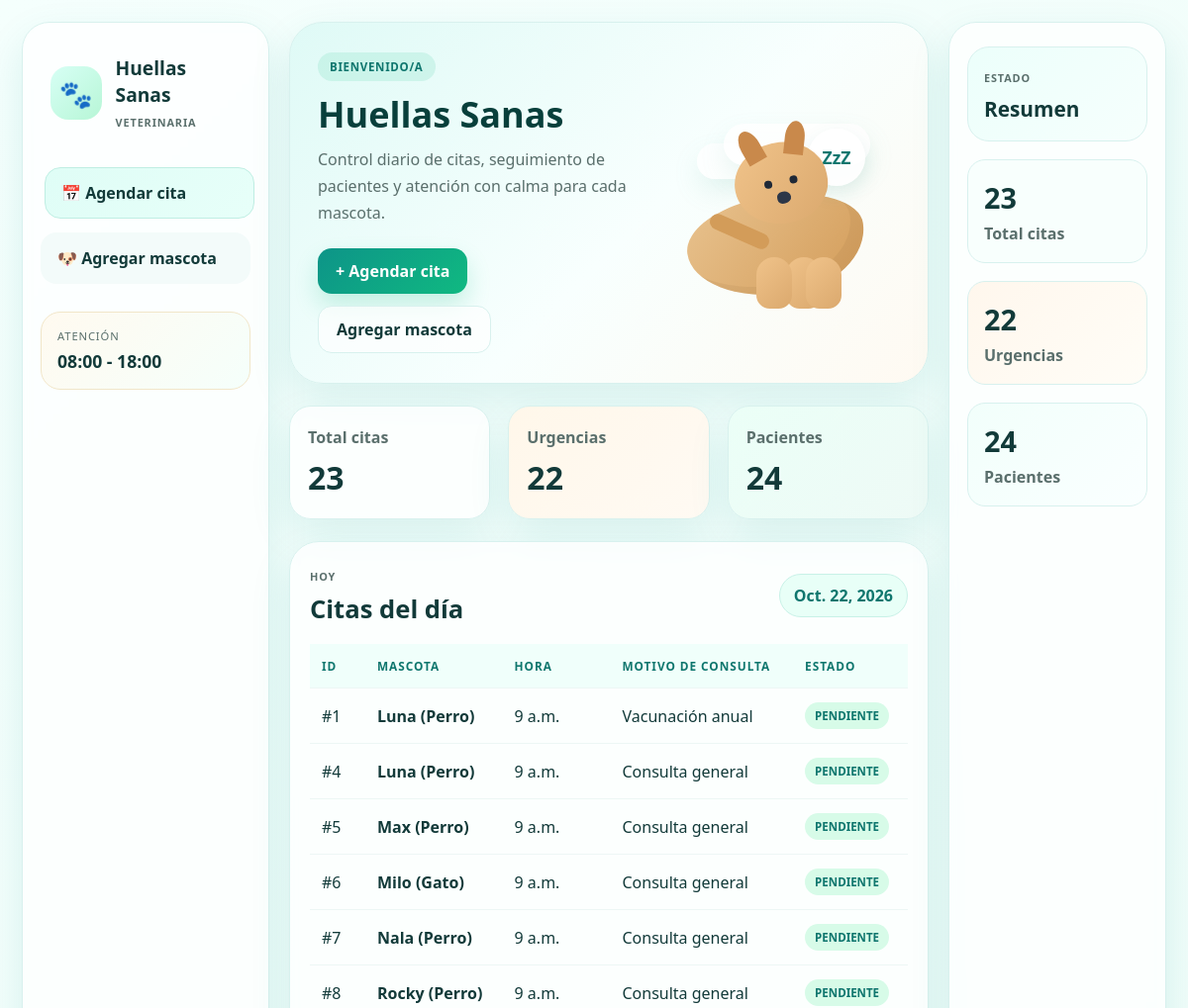
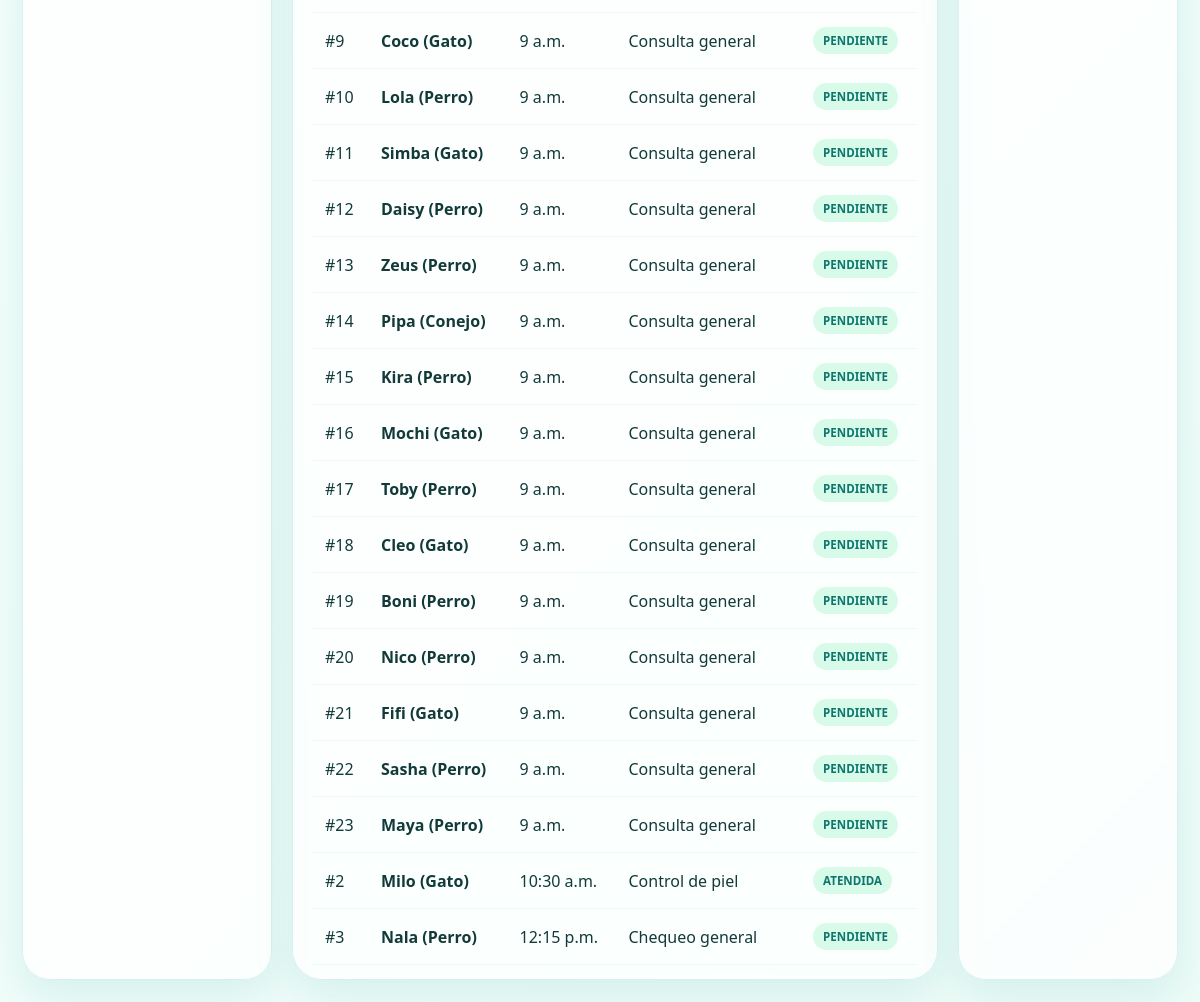
The page / on the database its author committed (2 pictures, top to bottom).
### veterinaria/models.py (models this page shows, shortened)
class Cita(models.Model):
    ESTADO_CHOICE = [
        ('PENDIENTE', 'Pendiente'),
        ('ATENDIDA', 'Atendida'),
        ('CANCELADA', 'Cancelada'),
    ]
    mascota = models.ForeignKey(Mascota, on_delete=models.CASCADE)
    fecha = models.DateField()
    hora = models.TimeField()
    motivo_consulta = models.TextField()
    descripcion_mascota = models.TextField(blank=True, default='')
    detalle_caso = models.TextField(blank=True, default='')
    estado = models.CharField(
        max_length=10,
        choices=ESTADO_CHOICE,
        default='PENDIENTE'
    )

class Mascota(models.Model):
    nombre = models.CharField(max_length=255)
    especie = models.CharField(max_length=255)
    raza = models.CharField(max_length=255)
    edad = models.PositiveIntegerField(default=0)
    sexo = models.CharField(
        max_length=20,
        choices=[('MACHO', 'Macho'), ('HEMBRA', 'Hembra')],
        default='MACHO'
    )
    peso = models.DecimalField(max_digits=5, decimal_places=2, default=0.00)
    nombre_dueño = models.CharField(max_length=255)
    telefono_dueño = models.CharField(max_length=20, blank=True, default='')
    def __str__(self):
        return f"{self.nombre} ({self.especie})"

### veterinaria/views.py (the view)
# urls.py: path('', views.listado_diario_citas, name='home'),
def listado_diario_citas(request):
    hoy = localdate()
    citas_hoy = Cita.objects.filter(fecha=hoy).order_by('hora')
    total_citas = Cita.objects.count()
    urgencias = Cita.objects.filter(estado='PENDIENTE').count()
    pacientes = Mascota.objects.count()
    context = {
        'citas': citas_hoy,
        'hoy': hoy,
        'total_citas': total_citas,
        'urgencias': urgencias,
        'pacientes': pacientes,
    }
    return render(request, 'veterinaria/listado_diario.html', context)

### veterinaria/templates/veterinaria/listado_diario.html (shortened to what this page needs)
{% load static %}
<!DOCTYPE html>
<html lang="es">
<head>
  <link rel="stylesheet" href="{% static 'veterinaria/styles.css' %}">
</head>
<body>
  <div class="vet-layout">
    <aside class="vet-sidebar left">
      <div class="brand-box">
        <div class="brand-icon">🐾</div>
        <div>
          <h3>Huellas Sanas</h3>
          <span>Veterinaria</span>
        </div>
      </div>
      <nav class="nav-stack">
        <a href="{% url 'listado_diario' %}" class="nav-tab active">📅 Agendar cita</a>
        <a href="{% url 'registrar_mascota' %}" class="nav-tab">🐶 Agregar mascota</a>
      </nav>
      <div class="mini-card">
        <p>Atención</p>
        <strong>08:00 - 18:00</strong>
      </div>
    </aside>
    <main class="vet-main">
      <header class="hero-banner">
        <div class="hero-copy">
          <span class="eyebrow">Bienvenido/a</span>
          <h1>Huellas Sanas</h1>
          <p>Control diario de citas, seguimiento de pacientes y atención con calma para cada mascota.</p>
          <div class="hero-actions">
            <a href="{% url 'agendar_cita' %}" class="primary-btn">+ Agendar cita</a>
            <a href="{% url 'registrar_mascota' %}" class="ghost-btn">Agregar mascota</a>
          </div>
        </div>
        <div class="sleeping-dog" aria-label="perro durmiendo">
          <div class="dog-body"></div>
          <div class="dog-tail"></div>
          <div class="dog-head">
            <span class="ear ear-left"></span>
            <span class="ear ear-right"></span>
            <span class="face">
              <span class="eye eye-left"></span>
              <span class="eye eye-right"></span>
              <span class="nose"></span>
            </span>
          </div>
          <div class="dog-paw paw-front"></div>
          <div class="dog-paw paw-back"></div>
          <div class="dog-paw paw-back-two"></div>
          <div class="dog-bubble">ZzZ</div>
        </div>
      </header>
      <section class="stats-row">
        <div class="stat-box">
          <span>Total citas</span>
          <strong>{{ total_citas }}</strong>
        </div>
        <div class="stat-box accent">
          <span>Urgencias</span>
          <strong>{{ urgencias }}</strong>
        </div>
        <div class="stat-box success">
          <span>Pacientes</span>
          <strong>{{ pacientes }}</strong>
        </div>
      </section>
      <section class="content-panel">
        <div class="panel-header">
          <div>
            <span class="small-label">Hoy</span>
            <h2>Citas del día</h2>
          </div>
          <span class="date-pill">{{ hoy }}</span>
        </div>
        <div class="table-responsive">
          <table class="data-table">
            <thead>
              <tr>
                <th>ID</th>
                <th>Mascota</th>
                <th>Hora</th>
                <th>Motivo de consulta</th>
                <th>Estado</th>
              </tr>
            </thead>
            <tbody>
              {% for cita in citas %}
              <tr>
                <td>#{{ cita.id }}</td>
                <td><strong>{{ cita.mascota }}</strong></td>
                <td>{{ cita.hora }}</td>
                <td>{{ cita.motivo_consulta }}</td>
                <td><span class="badge badge-confirmed">{{ cita.estado }}</span></td>
              </tr>
              {% empty %}
              <tr>
                <td colspan="5" style="text-align: center; color: var(--text-muted); padding: 20px;">
                  No hay citas programadas para el día de hoy.
                </td>
              </tr>
              {% endfor %}
            </tbody>
          </table>
        </div>
      </section>
    </main>
    <aside class="vet-sidebar right">
      <div class="status-card">
        <span class="small-label">Estado</span>
        <h3>Resumen</h3>
      </div>
      <div class="mini-stat">
        <strong>{{ total_citas }}</strong>
        <span>Total citas</span>
      </div>
      <div class="mini-stat accent">
        <strong>{{ urgencias }}</strong>
        <span>Urgencias</span>
      </div>
      <div class="mini-stat soft">
        <strong>{{ pacientes }}</strong>
        <span>Pacientes</span>
      </div>
    </aside>
  </div>
</body>
</html>

### rows shown on the page
Cita: id "1", mascota "Luna (Perro)", hora "9 a.m.", motivo_consulta "Vacunación anual", estado "PENDIENTE"
Cita: id "4", mascota "Luna (Perro)", hora "9 a.m.", motivo_consulta "Consulta general", estado "PENDIENTE"
Cita: id "5", mascota "Max (Perro)", hora "9 a.m.", motivo_consulta "Consulta general", estado "PENDIENTE"
Cita: id "6", mascota "Milo (Gato)", hora "9 a.m.", motivo_consulta "Consulta general", estado "PENDIENTE"
Cita: id "7", mascota "Nala (Perro)", hora "9 a.m.", motivo_consulta "Consulta general", estado "PENDIENTE"
Cita: id "8", mascota "Rocky (Perro)", hora "9 a.m.", motivo_consulta "Consulta general", estado "PENDIENTE"
Cita: id "9", mascota "Coco (Gato)", hora "9 a.m.", motivo_consulta "Consulta general", estado "PENDIENTE"
Cita: id "10", mascota "Lola (Perro)", hora "9 a.m.", motivo_consulta "Consulta general", estado "PENDIENTE"
Cita: id "11", mascota "Simba (Gato)", hora "9 a.m.", motivo_consulta "Consulta general", estado "PENDIENTE"
Cita: id "12", mascota "Daisy (Perro)", hora "9 a.m.", motivo_consulta "Consulta general", estado "PENDIENTE"
Cita: id "13", mascota "Zeus (Perro)", hora "9 a.m.", motivo_consulta "Consulta general", estado "PENDIENTE"
Cita: id "14", mascota "Pipa (Conejo)", hora "9 a.m.", motivo_consulta "Consulta general", estado "PENDIENTE"
Cita: id "15", mascota "Kira (Perro)", hora "9 a.m.", motivo_consulta "Consulta general", estado "PENDIENTE"
Cita: id "16", mascota "Mochi (Gato)", hora "9 a.m.", motivo_consulta "Consulta general", estado "PENDIENTE"
Cita: id "17", mascota "Toby (Perro)", hora "9 a.m.", motivo_consulta "Consulta general", estado "PENDIENTE"
Cita: id "18", mascota "Cleo (Gato)", hora "9 a.m.", motivo_consulta "Consulta general", estado "PENDIENTE"
Cita: id "19", mascota "Boni (Perro)", hora "9 a.m.", motivo_consulta "Consulta general", estado "PENDIENTE"
Cita: id "20", mascota "Nico (Perro)", hora "9 a.m.", motivo_consulta "Consulta general", estado "PENDIENTE"
Cita: id "21", mascota "Fifi (Gato)", hora "9 a.m.", motivo_consulta "Consulta general", estado "PENDIENTE"
Cita: id "22", mascota "Sasha (Perro)", hora "9 a.m.", motivo_consulta "Consulta general", estado "PENDIENTE"
Cita: id "23", mascota "Maya (Perro)", hora "9 a.m.", motivo_consulta "Consulta general", estado "PENDIENTE"
Cita: id "2", mascota "Milo (Gato)", hora "10:30 a.m.", motivo_consulta "Control de piel", estado "ATENDIDA"
Cita: id "3", mascota "Nala (Perro)", hora "12:15 p.m.", motivo_consulta "Chequeo general", estado "PENDIENTE"

### other values the page prints
{{ total_citas }} "23"
{{ urgencias }} "22"
{{ pacientes }} "24"
{{ hoy }} "Oct. 22, 2026"
